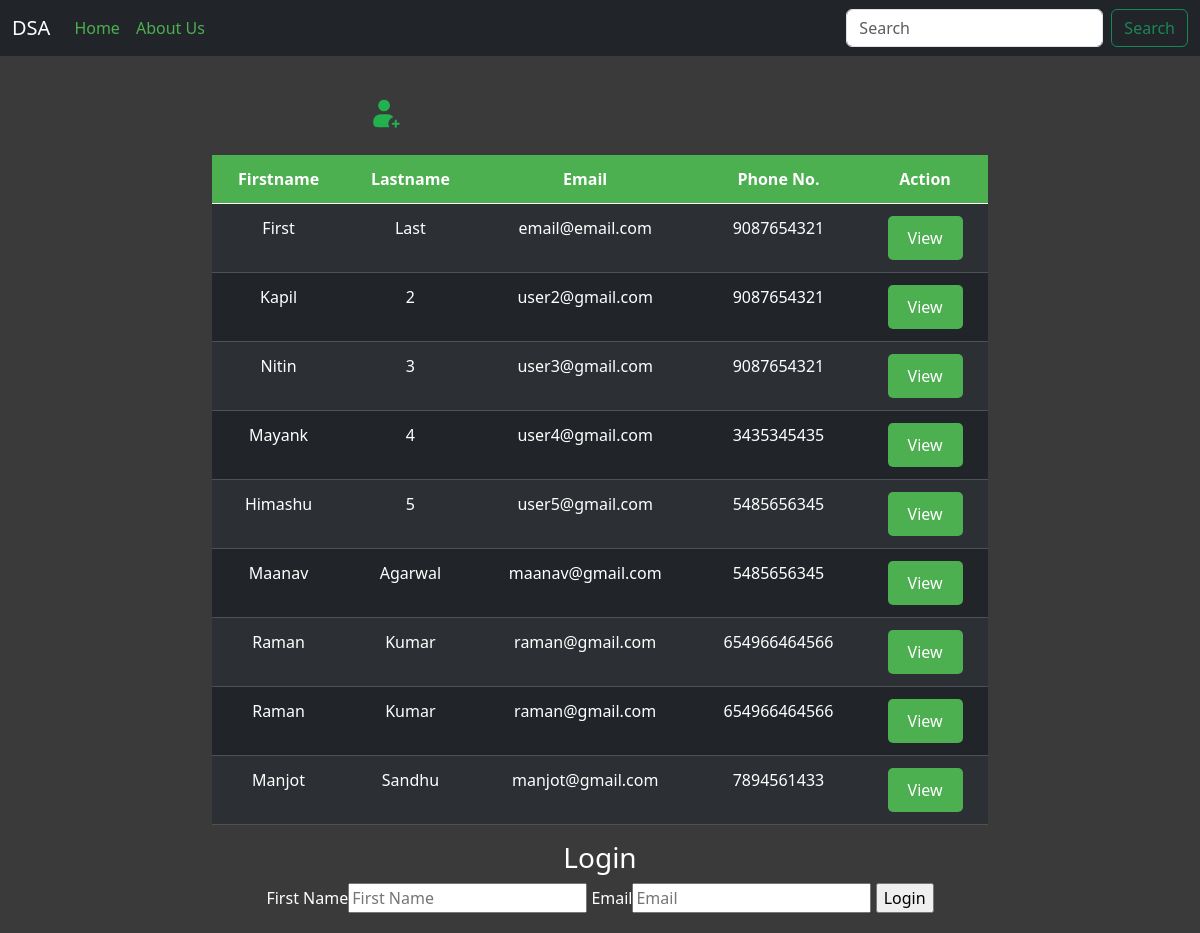
The page /dsa/ on the database as committed earlier.
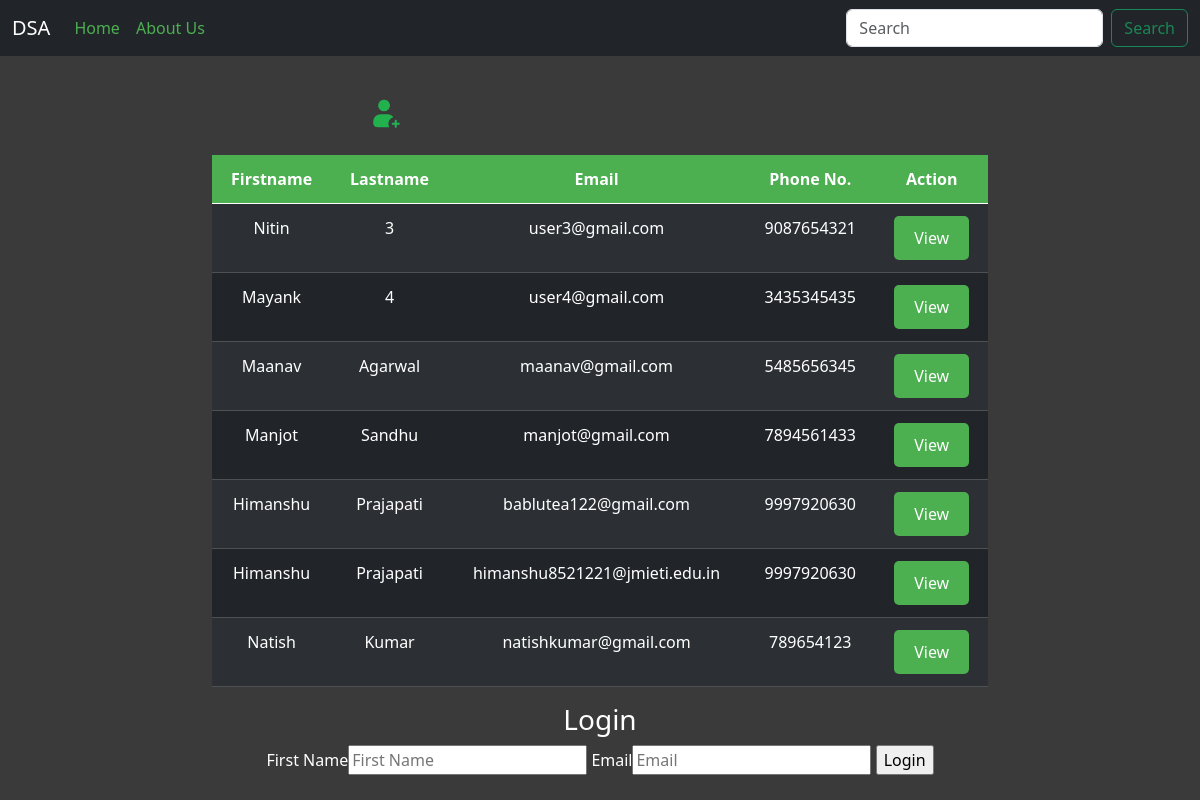
The same page on the database as committed later.
### dsa/models.py (models this page shows, shortened)
class User(models.Model):
    First = models.CharField(max_length = 50, blank = True, null = True)
    last = models.CharField(max_length = 50, blank = True, null = True)
    email = models.EmailField(blank = True, null = True)
    phone_no = models.CharField(max_length = 50, blank = True, null = True)

### dsa/views.py (the view)
# urls.py: path("", home, name="home"),
def home(request):
    user_data = User.objects.all()
    data_send = request.session.pop('data_send', False)
    success = {"context":user_data,'data_send':data_send}
    return render(request, 'home.html',success)

### dsa/template/home.html (shortened to what this page needs)
{% extends 'base.html' %}
{% load static %}
{% block content %}
  <div class="main">
    <div class="form-bg-color">
      <div class='register-new-user' id="register-new-user"><img src="{% static 'img/addnew.png' %}" class="img" alt="hehe"></div>
      <br>
    </div>
    <div class="container">
      <div class="users ">
        <table class="table table-dark table-striped text-align ">
          <thead>
            <tr class ='text-align'>
              <th class ='text-align' style="text-align:center;">Firstname</th>
              <th class ='text-align'>Lastname</th>
              <th class ='text-align'>Email</th>
              <th class ='text-align'>Phone No.</th>
              <th class ='text-align'>Action</th>
            </tr>
          </thead>
          <tbody>
            {% for user in context %}
              <tr class ='text-align'>
                <td class ='text-align  text-mod'>{{ user.First }}</td>
                <td class ='text-align text-mod'>{{ user.last }}</td>
                <td class ='text-align'>{{ user.email }}</td>
                <td class ='text-align'>{{ user.phone_no }}</td>
                <td class ='text-align'>
                  <a href="{% url 'user_pro' user.id %}">View</a>
                </td>
              </tr>
            {% endfor %}
          </tbody>
        </table>
      </div>
    </div>
    <div class="login-container" style="text-align: center;">
      <div class="login-form">
        <h3>Login</h3>
        <form action="login/" method="post">
          <label for="first">First Name</label><input type="text" name="first" placeholder="First Name">
          <label for="email">Email</label><input type="text" name="email" placeholder="Email">
          <input type="submit" value="Login">
        </form>
      </div>
    </div>
  </div>
</div>
{% endblock %}

### dsa/template/base.html (shortened to what this page needs)
{% load static %}
<!DOCTYPE html>
<html lang="en">
  <head>
    <link href="https://cdn.jsdelivr.net/npm/bootstrap@5.0.2/dist/css/bootstrap.min.css" rel="stylesheet" />
    <link rel="stylesheet" type="text/css" href="{% static 'dsa-static/css/home.css' %}" />
    <link rel="stylesheet" type="text/css" href="{% static 'dsa-static/css/user_pro.css' %}" />
    <link href="https://cdn.jsdelivr.net/npm/bootstrap@5.3.2/dist/css/bootstrap.min.css" rel="stylesheet" />
    <link rel="stylesheet" type="text/css" href="{% static 'dsa-static/css/home.css' %}">
  </head>
  <body>
    <nav class="navbar navbar-expand-lg navbar-dark bg-dark">
      <div class="container-fluid">
        <a class="navbar-brand" href="/dsa">DSA</a>
        <div class="collapse navbar-collapse" id="navbarSupportedContent">
          <ul class="navbar-nav me-auto mb-2 mb-lg-0">
            <li class="nav-item">
              <a class="nav-link active" aria-current="page" href="/dsa" style=" color : #4CAF50;">Home</a>
            </li>
            <li class="nav-item">
              <a class="nav-link" href="about" style="color:#4CAF50;">About Us</a>
            </li>
          </ul>
          <form class="d-flex" action="search/" method="post">
            <input class="form-control me-2" type="search" placeholder="Search" aria-label="Search" name="search" />
            <button class="btn btn-outline-success" type="submit">Search</button>
          </form>
        </div>
      </div>
    </nav>
    <div id="content">
      {% block content %}
      {% endblock %}
  </body>
</html>

### static/dsa-static/css/home.css (style rules this page uses)
body { background-color: rgb(58, 58, 58); color: #fff; }
.main { padding: 20px; }
.text-align { text-transform: sentence-case; }
.text-mod { text-transform: capitalize; }
.container { max-width: 800px; margin: 0 auto; }
.users table { width: 100%; border-collapse: collapse; }
.users th, .users td { padding: 12px 15px; text-align: center; }
.users th { background-color: #4CAF50; color: white; }
.users tbody tr:nth-child(even) { background-color: #f2f2f2; }
.users a { color: inherit; text-decoration: none; cursor: default; }
.register-new-user { margin-top: 20px; margin-left: 30%; }
.img { width: 35px; height: 35px; }

### static/dsa-static/css/user_pro.css (style rules this page uses)
body { background-color: rgb(58, 58, 58); color: #fff; }
.main { padding: 8px; }
.users { text-align: left; }
.users a { display: inline-block; padding: 10px 20px; background-color: #4CAF50; color: white; text-decoration: none; border-radius: 5px; }

Rows that differ between the two databases and show on the page:
removed User: First "First", last "Last", email "email@email.com", phone_no "9087654321"
removed User: First "Kapil", last "2", email "user2@gmail.com", phone_no "9087654321"
removed User: First "Himashu", last "5", email "user5@gmail.com", phone_no "5485656345"
removed User: First "Raman", last "Kumar", email "raman@gmail.com", phone_no "654966464566"
removed User: First "Raman", last "Kumar", email "raman@gmail.com", phone_no "654966464566"
added User: First "Himanshu", last "Prajapati", email "bablutea122@gmail.com", phone_no "9997920630"
added User: First "Himanshu", last "Prajapati", email "himanshu8521221@jmieti.edu.in", phone_no "9997920630"
added User: First "Natish", last "Kumar", email "natishkumar@gmail.com", phone_no "789654123"
